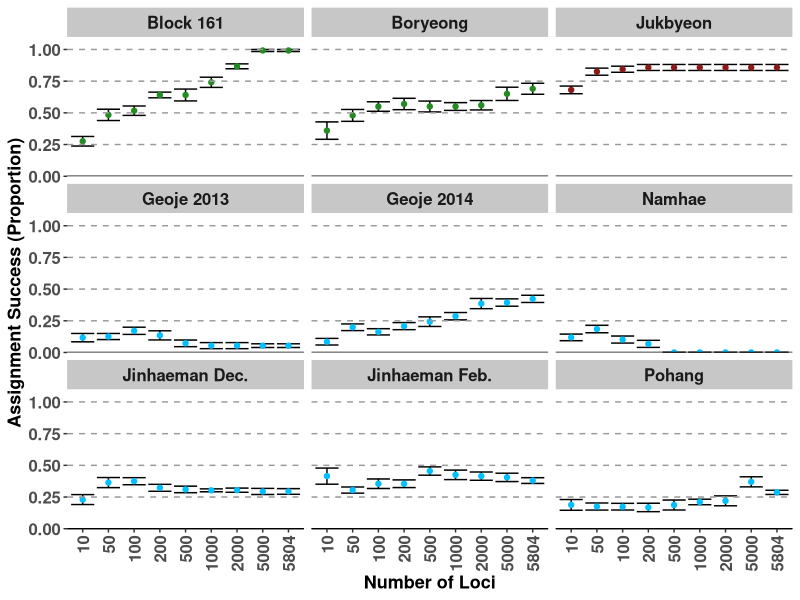

The R script that drew this image:
########### Fisher et al. FigS6 ##############
#
# Assignment success by sampling site
#
# MF 6/20/2020
#
#############################################


# Load Packages -----------------------------------------------------------
library(tidyverse)
library(here)




# Read Data & Prepare for Graphing ----------------------------------------
regdata <- read.table(here::here('results','individual-assignment',"assigner_ranked.no.imputation.results.summary.stats.tsv"), header=TRUE, sep="\t",stringsAsFactors=F)
regdata$MARKER_NUMBER <- as.character(regdata$MARKER_NUMBER)

# rename populations for plotting
regdata$CURRENT <- gsub("YellowSea", "Block 161", regdata$CURRENT)
regdata$CURRENT <- gsub("Geoje_2014-15", "Geoje 2014", regdata$CURRENT)
regdata$CURRENT <- gsub("Geoje_2013-14", "Geoje 2013", regdata$CURRENT)
regdata$CURRENT <- gsub("JinhaeBay_Dec", "Jinhaeman Dec.", regdata$CURRENT)
regdata$CURRENT <- gsub("JinhaeBay_Feb", "Jinhaeman Feb.", regdata$CURRENT)
regdata$CURRENT <- gsub("OVERALL", "Overall", regdata$CURRENT)
View(regdata)



# rearrange order 
neworder <- c("Block 161", "Boryeong", "Jukbyeon","Overall","Geoje 2013", "Geoje 2014", "Namhae", "Jinhaeman Dec.", "Jinhaeman Feb.", "Pohang")
regdata <- arrange(transform(regdata,
                             CURRENT=factor(CURRENT,levels=neworder)),CURRENT)
# assign coasts
regdata <- regdata %>%
  mutate(Region=ifelse(CURRENT %in% c("Block 161", "Boryeong"),"West",
                       ifelse(CURRENT == "Jukbyeon", "East","South")))

# remove overall assignment success
regdata_pops <- regdata %>% filter(CURRENT != "Overall")



# Graph Data --------------------------------------------------------------

png(here::here('results','FigureS6.png'), res=200, height=1400, width=1200)
ggplot(regdata_pops, aes(x=MARKER_NUMBER,y=MEAN/100))+
  geom_errorbar(aes(ymin=(MEAN-SE)/100, ymax = (MEAN+SE)/100))+
  geom_point(aes(col=Region))+
  geom_hline(aes(yintercept=0.50), col="grey60",lty=2) +
  geom_hline(aes(yintercept=1.0), col="grey60",lty=2) +
  geom_hline(aes(yintercept=0.75), col="grey60",lty=2) +
  geom_hline(aes(yintercept=0.25), col="grey60",lty=2) +
  geom_hline(aes(yintercept=0), col="black") +
  facet_wrap(~CURRENT, nrow=3,ncol=3)+
  scale_x_discrete(limits=c("10","50","100","200","500","1000","2000","5000","5804")) +
  scale_y_continuous(expand = c(0, 0), limits=c(0,1.1)) +
  scale_color_manual(values=c("firebrick4","deepskyblue","forestgreen")) +
  labs(x="Number of Loci")+
  labs(y="Assignment Success (Proportion)")+
  guides(fill= FALSE, size= FALSE, col=FALSE) +
  theme_classic() +
  theme(panel.grid.major.x = element_blank(),
        panel.grid.minor.x = element_blank(),
        panel.grid.major.y = element_blank(),
        axis.title.x=element_text(size=13,face="bold"),
        axis.text.x=element_text(size=12,face="bold", angle=90, hjust=1, vjust=0.5),
        axis.title.y=element_text(size=13,face="bold", angle=90),
        axis.text.y=element_text(size=12,face="bold"),
        axis.line.y.left=element_blank(),
        strip.text=element_text(size=12,face="bold"),
        strip.background=element_rect(fill="grey78", color="grey78"))
dev.off()


